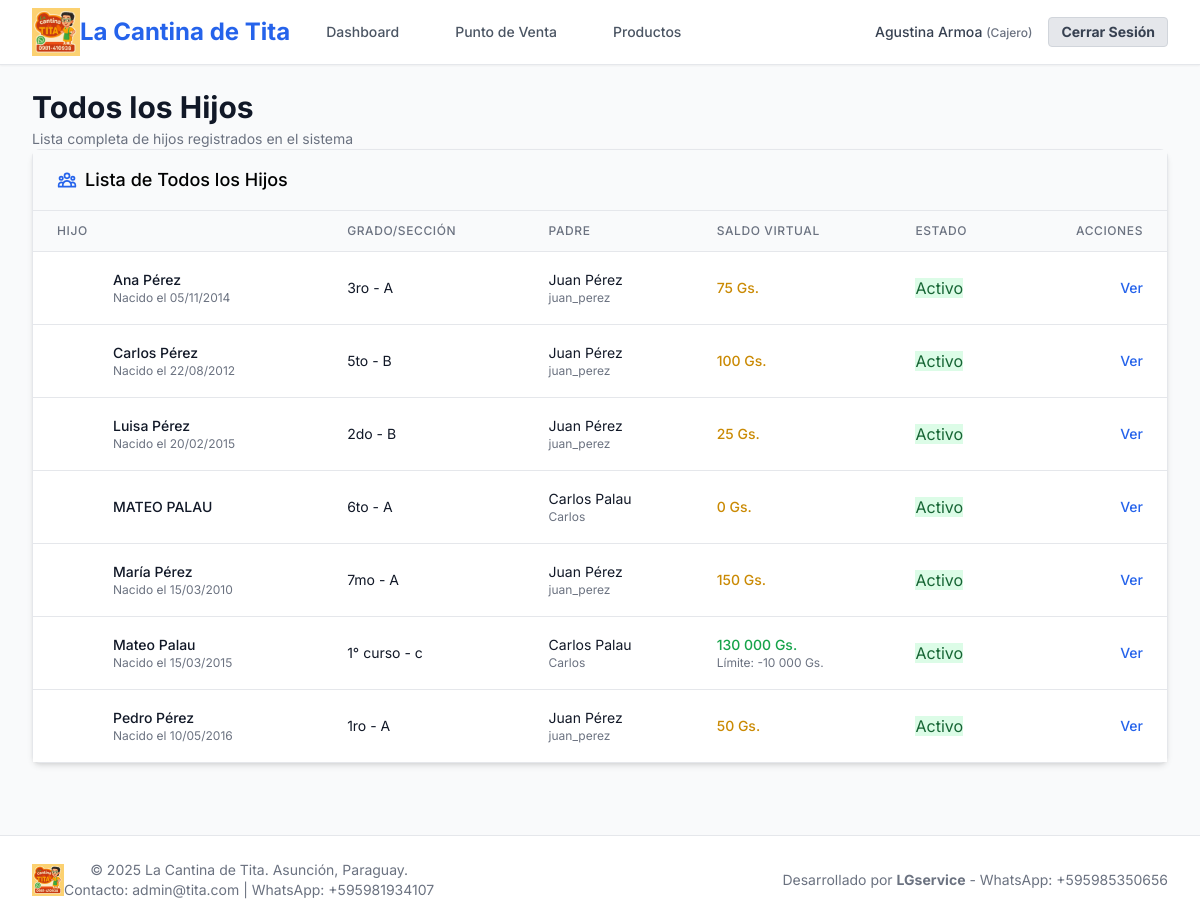
The app's page /hijos/ (signed in) with its own data.
### usuarios/models.py (models this page shows, shortened)
class Usuario(AbstractUser):
    TIPO_USUARIO_CHOICES = [
        ('padre', 'Padre/Tutor'),
        ('cajero', 'Cajero'),
        ('administrador', 'Administrador'),
    ]
    tipo_usuario = models.CharField(
        max_length=15,
        choices=TIPO_USUARIO_CHOICES,
        default='padre'
    )
    telefono_regex = RegexValidator(
        regex=r'^\+?1?\d{9,15}$',
        message="El número de teléfono debe estar en formato: '+999999999'. Hasta 15 dígitos."
    )
    telefono = models.CharField(validators=[telefono_regex], max_length=17, blank=True)
    cedula = models.CharField(max_length=20, unique=True, null=True, blank=True)
    direccion = models.TextField(blank=True)
    activo = models.BooleanField(default=True)
    fecha_creacion = models.DateTimeField(auto_now_add=True)
    fecha_actualizacion = models.DateTimeField(auto_now=True)
    class Meta:
        verbose_name = "Usuario"
        verbose_name_plural = "Usuarios"

class PerfilHijo(models.Model):
    padre = models.ForeignKey(
        Usuario,
        on_delete=models.CASCADE,
        related_name='hijos',
        limit_choices_to={'tipo_usuario': 'padre'}
    )
    nombre_completo = models.CharField(max_length=150)
    grado = models.CharField(max_length=50, blank=True)
    seccion = models.CharField(max_length=10, blank=True)
    fecha_nacimiento = models.DateField(null=True, blank=True)
    numero_tarjeta = models.CharField(
        max_length=16,
        unique=True,
        null=True,
        blank=True,
        help_text="Número único de la tarjeta exclusiva de La Cantina de Tita"
    )
    codigo_tarjeta = models.CharField(
        max_length=8,
        null=True,
        blank=True,
        help_text="Código de seguridad de la tarjeta (para verificación en POS)"
    )
    tarjeta_activa = models.BooleanField(
        default=False,
        help_text="Indica si la tarjeta está activa para uso en puntos de venta"
    )
    fecha_asignacion_tarjeta = models.DateTimeField(
        null=True,
        blank=True,
        help_text="Fecha en que se asignó la tarjeta al hijo"
    )
    saldo_virtual = models.DecimalField(
        max_digits=10,
        decimal_places=2,
        default=0.00,
        help_text="Saldo disponible en la tarjeta exclusiva de la cantina"
    )
    puede_saldo_negativo = models.BooleanField(
        default=False,
        help_text="Permite que el hijo tenga saldo negativo con autorización"
    )
    limite_saldo_negativo = models.DecimalField(
        max_digits=8,
        decimal_places=2,
        default=0.00,
        help_text="Límite máximo de saldo negativo permitido"
    )
    activo = models.BooleanField(default=True)
    fecha_creacion = models.DateTimeField(auto_now_add=True)
    fecha_actualizacion = models.DateTimeField(auto_now=True)
    class Meta:
        verbose_name = "Perfil de Hijo"
        verbose_name_plural = "Perfiles de Hijos"
        ordering = ['nombre_completo']

### usuarios/views.py (the view)
# urls.py: path('hijos/', views.lista_hijos, name='lista_hijos'),
@login_required
def lista_hijos(request):
    if request.user.tipo_usuario == 'padre':
        hijos = PerfilHijo.objects.filter(
            padre=request.user,
            activo=True
        ).order_by('nombre_completo')
    else:
        hijos = PerfilHijo.objects.filter(
            activo=True
        ).order_by('nombre_completo')
    return render(request, 'usuarios/lista_hijos.html', {
        'hijos': hijos
    })

### templates/usuarios/lista_hijos.html (shortened to what this page needs)
{% extends 'base.html' %}
{% load static %}
{% block page_header %}
<div class="md:flex md:items-center md:justify-between">
    <div class="flex-1 min-w-0">
        <h2 class="text-2xl font-bold leading-7 text-gray-900 sm:text-3xl sm:truncate">
            {% if user.tipo_usuario == 'padre' %}
                Mis Hijos
            {% else %}
                Todos los Hijos
            {% endif %}
        </h2>
        <p class="mt-1 text-sm text-gray-500">
            {% if user.tipo_usuario == 'padre' %}
                Gestiona los perfiles y saldos de tus hijos
            {% else %}
                Lista completa de hijos registrados en el sistema
            {% endif %}
        </p>
    </div>
</div>
{% endblock %}
{% block content %}
<div class="space-y-6">
    <div class="card">
        <div class="card-header">
            <h3 class="text-lg font-medium flex items-center">
                {% if user.tipo_usuario == 'padre' %}
                    Lista de Mis Hijos
                {% else %}
                    Lista de Todos los Hijos
                {% endif %}
            </h3>
        </div>
        <div class="card-body p-0">
            {% if hijos %}
                <div class="hidden md:block overflow-x-auto">
                    <table class="min-w-full divide-y divide-gray-200">
                        <thead class="bg-gray-50">
                            <tr>
                                <th class="px-6 py-3 text-left text-xs font-medium text-gray-500 uppercase tracking-wider">
                                    Hijo
                                </th>
                                <th class="px-6 py-3 text-left text-xs font-medium text-gray-500 uppercase tracking-wider">
                                    Grado/Sección
                                </th>
                                {% if user.tipo_usuario != 'padre' %}
                                <th class="px-6 py-3 text-left text-xs font-medium text-gray-500 uppercase tracking-wider">
                                    Padre
                                </th>
                                {% endif %}
                                <th class="px-6 py-3 text-left text-xs font-medium text-gray-500 uppercase tracking-wider">
                                    Saldo Virtual
                                </th>
                                <th class="px-6 py-3 text-left text-xs font-medium text-gray-500 uppercase tracking-wider">
                                    Estado
                                </th>
                                <th class="px-6 py-3 text-right text-xs font-medium text-gray-500 uppercase tracking-wider">
                                    Acciones
                                </th>
                            </tr>
                        </thead>
                        <tbody class="bg-white divide-y divide-gray-200">
                            {% for hijo in hijos %}
                            <tr class="hover:bg-gray-50">
                                <td class="px-6 py-4 whitespace-nowrap">
                                    <div class="flex items-center">
                                        <div class="w-10 h-10 bg-gradient-to-br from-blue-400 to-purple-500 rounded-full flex items-center justify-center">
                                            <span class="text-sm font-medium text-white">
                                            </span>
                                        </div>
                                        <div class="ml-4">
                                            <div class="text-sm font-medium text-gray-900">
                                                {{ hijo.nombre_completo }}
                                            </div>
                                            {% if hijo.fecha_nacimiento %}
                                            <div class="text-xs text-gray-500">
                                                Nacido el {{ hijo.fecha_nacimiento|date:"d/m/Y" }}
                                            </div>
                                            {% endif %}
                                        </div>
                                    </div>
                                </td>
                                <td class="px-6 py-4 whitespace-nowrap">
                                    <div class="text-sm text-gray-900">
                                        {% if hijo.grado %}
                                            {{ hijo.grado }}
                                            {% if hijo.seccion %} - {{ hijo.seccion }}{% endif %}
                                        {% else %}
                                            <span class="text-gray-400">No especificado</span>
                                        {% endif %}
                                    </div>
                                </td>
                                {% if user.tipo_usuario != 'padre' %}
                                <td class="px-6 py-4 whitespace-nowrap">
                                    <div class="text-sm text-gray-900">
                                        {{ hijo.padre.get_full_name }}
                                    </div>
                                    <div class="text-xs text-gray-500">
                                        {{ hijo.padre.username }}
                                    </div>
                                </td>
                                {% endif %}
                                <td class="px-6 py-4 whitespace-nowrap">
                                    <div class="text-sm font-medium
                                        {% if hijo.saldo_virtual < 0 %}text-red-600
                                        {% elif hijo.saldo_virtual < 10000 %}text-yellow-600
                                        {% else %}text-green-600
                                        {% endif %}">
                                        {{ hijo.saldo_virtual|floatformat:0 }} Gs.
                                    </div>
                                    {% if hijo.puede_saldo_negativo %}
                                    <div class="text-xs text-gray-500">
                                        Límite: -{{ hijo.limite_saldo_negativo|floatformat:0 }} Gs.
                                    </div>
                                    {% endif %}
                                </td>
                                <td class="px-6 py-4 whitespace-nowrap">
                                    {% if hijo.activo %}
                                        <span class="badge-success">Activo</span>
                                    {% else %}
                                        <span class="badge-error">Inactivo</span>
                                    {% endif %}
                                </td>
                                <td class="px-6 py-4 whitespace-nowrap text-right text-sm font-medium space-x-2">
                                    <a href="{% url 'usuarios:detalle_hijo' hijo.pk %}"
                                       class="text-cantina-primary hover:text-cantina-secondary">
                                        Ver
                                    </a>
                                </td>
                            </tr>
                            {% endfor %}
                        </tbody>
                    </table>
                </div>
            {% endif %}
        </div>
    </div>
</div>
{% endblock %}

### templates/base.html (shortened to what this page needs)
<!DOCTYPE html>
<html lang="es">
<head>
    {% load static %}
    <link rel="stylesheet" href="{% static 'dist/output.css' %}">
</head>
<body class="bg-gray-50 font-sans">
    <nav class="bg-white shadow-sm border-b border-gray-200">
        <div class="max-w-7xl mx-auto px-4 sm:px-6 lg:px-8">
            <div class="flex justify-between h-16">
                <div class="flex items-center">
                    <div class="flex-shrink-0 flex items-center">
                        <img src="{% static 'images/logo-cantina-tita.png' %}" alt="La Cantina de Tita" class="h-12 w-auto mr-3">
                        <h1 class="text-2xl font-bold text-cantina-primary">La Cantina de Tita</h1>
                    </div>
                    <div class="hidden md:ml-6 md:flex md:space-x-8">
                        {% if user.is_authenticated %}
                            <a href="{% url 'usuarios:dashboard' %}" class="nav-link {% if request.resolver_match.url_name == 'dashboard' %}active{% endif %}">
                                Dashboard
                            </a>
                            {% if user.tipo_usuario == 'administrador' or user.tipo_usuario == 'cajero' %}
                                <a href="{% url 'ventas:pos_dashboard' %}" class="nav-link {% if 'ventas' in request.resolver_match.namespace %}active{% endif %}">
                                    Punto de Venta
                                </a>
                                <a href="{% url 'productos:lista_productos' %}" class="nav-link {% if 'productos' in request.resolver_match.namespace %}active{% endif %}">
                                    Productos
                                </a>
                            {% endif %}
                        {% endif %}
                    </div>
                </div>
                <div class="flex items-center">
                    {% if user.is_authenticated %}
                        <div class="relative ml-3">
                            <div class="flex items-center space-x-4">
                                <span class="text-sm font-medium text-gray-700">
                                    {{ user.get_full_name|default:user.username }}
                                    <span class="text-xs text-gray-500">({{ user.get_tipo_usuario_display }})</span>
                                </span>
                                <a href="{% url 'usuarios:logout' %}" class="btn-secondary text-sm py-1 px-3">
                                    Cerrar Sesión
                                </a>
                            </div>
                        </div>
                    {% else %}
                        <a href="{% url 'login' %}" class="btn-primary">
                            Iniciar Sesión
                        </a>
                    {% endif %}
                </div>
            </div>
        </div>
    </nav>
    <main class="max-w-7xl mx-auto py-6 px-4 sm:px-6 lg:px-8">
        {% block page_header %}{% endblock %}
        {% block content %}{% endblock %}
    </main>
    <footer class="bg-white border-t border-gray-200 mt-12">
        <div class="max-w-7xl mx-auto py-6 px-4 sm:px-6 lg:px-8">
            <div class="md:flex md:items-center md:justify-between">
                <div class="flex justify-center md:order-2">
                    <p class="text-sm text-gray-500">
                        Desarrollado por <strong>LGservice</strong> - WhatsApp: +595985350656
                    </p>
                </div>
                <div class="mt-8 md:mt-0 md:order-1 flex items-center justify-center">
                    <img src="{% static 'images/logo-cantina-tita.png' %}" alt="La Cantina de Tita" class="h-8 w-auto mr-3">
                    <div class="text-center text-sm text-gray-500">
                        &copy; 2025 La Cantina de Tita. Asunción, Paraguay.
                        <br>
                        Contacto: admin@tita.com | WhatsApp: +595981934107
                    </div>
                </div>
            </div>
        </div>
    </footer>
</body>
</html>

### records on screen
Usuario: get_full_name "Agustina Armoa", tipo_usuario "Cajero"
PerfilHijo: nombre_completo "Ana Pérez", fecha_nacimiento "05/11/2014", grado "3ro", seccion "A", padre.get_full_name "Juan Pérez", padre.username "juan_perez", saldo_virtual "75", activo "Activo"
PerfilHijo: nombre_completo "Carlos Pérez", fecha_nacimiento "22/08/2012", grado "5to", seccion "B", padre.get_full_name "Juan Pérez", padre.username "juan_perez", saldo_virtual "100", activo "Activo"
PerfilHijo: nombre_completo "Luisa Pérez", fecha_nacimiento "20/02/2015", grado "2do", seccion "B", padre.get_full_name "Juan Pérez", padre.username "juan_perez", saldo_virtual "25", activo "Activo"
PerfilHijo: nombre_completo "MATEO PALAU", grado "6to", seccion "A", padre.get_full_name "Carlos Palau", padre.username "Carlos", saldo_virtual "0", activo "Activo"
PerfilHijo: nombre_completo "María Pérez", fecha_nacimiento "15/03/2010", grado "7mo", seccion "A", padre.get_full_name "Juan Pérez", padre.username "juan_perez", saldo_virtual "150", activo "Activo"
PerfilHijo: nombre_completo "Mateo Palau", fecha_nacimiento "15/03/2015", grado "1° curso", seccion "c", padre.get_full_name "Carlos Palau", padre.username "Carlos", saldo_virtual "130 000", limite_saldo_negativo "10 000", activo "Activo"
PerfilHijo: nombre_completo "Pedro Pérez", fecha_nacimiento "10/05/2016", grado "1ro", seccion "A", padre.get_full_name "Juan Pérez", padre.username "juan_perez", saldo_virtual "50", activo "Activo"
